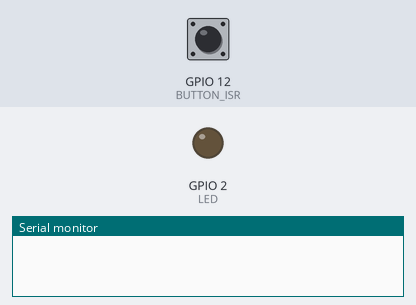
The program below on a simulated ESP32. On the bench: output pins drawn as LEDs (lit = HIGH), the last lines printed to the serial monitor. Inputs (shaded band) come from the test bench; at power-on: GPIO 12 (BUTTON_ISR) HIGH.

Above: at 1.2 s.
1.3 s: GPIO 12 (BUTTON_ISR) pulled LOW for 0.15 s
At 1.8 s:
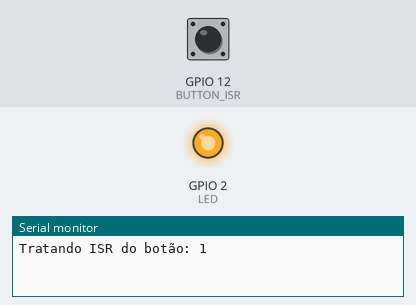
2.9 s: GPIO 12 (BUTTON_ISR) pulled LOW for 1 s
At 4.6 s:
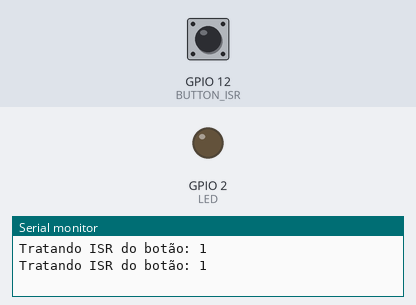
5.4 s: GPIO 12 (BUTTON_ISR) pulled LOW for 3.2 s
At 6.1 s:
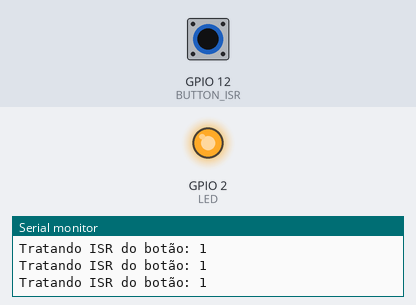
Timing chart, 0 to 8.4 s (numbered marks = the images above; inputs shaded):
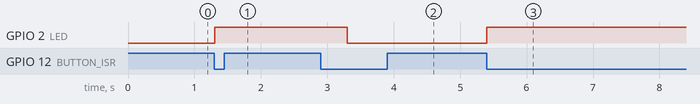

The program:

main.cpp
```cpp
/**
 * Exemplo para demostrar o uso de task Notification de uma ISR
 * para uma task
 * Por: Matheus Sousa
*/

/* Inclusão da Biblioteca Arduino */
#include <Arduino.h>

/* Inclusão das Bibliotecas do FreeRTOS */
#include "freertos/FreeRTOS.h"
#include "freertos/task.h"

#define LED 2
#define BUTTON_ISR 12

TaskHandle_t xTaskTrataISRHandle;

void vTaskTrataButton(void *Parameters);
void callBackISR(void);

void setup(void)
{
    Serial.begin(9600);
    pinMode(LED, OUTPUT);
    pinMode(BUTTON_ISR,INPUT_PULLUP);
    attachInterrupt(digitalPinToInterrupt(BUTTON_ISR), callBackISR, FALLING);

    xTaskCreate(vTaskTrataButton, "Task Button", configMINIMAL_STACK_SIZE, NULL, 1, &xTaskTrataISRHandle);
}

void loop(void)  {
    vTaskDelay(pdMS_TO_TICKS(1000));
}

void callBackISR(void) {
    vTaskNotifyGiveFromISR(xTaskTrataISRHandle, pdFALSE);
}

void vTaskTrataButton(void *Parameters)
{
    static uint32_t ilCounter = 0;

    for (;;)
    {
        ilCounter = ulTaskNotifyTake(pdFALSE, portMAX_DELAY);

        Serial.println("Tratando ISR do botão: " + String(ilCounter));
        digitalWrite(LED, !digitalRead(LED));
        delay(2000);
    }
}
```

Measured:
- after the input at 1.3 s, GPIO 2 (LED): LOW → HIGH at once
- after the input at 2.9 s, GPIO 2 (LED): HIGH → LOW after 0.40 s
- after the input at 5.4 s, GPIO 2 (LED): LOW → HIGH at once
